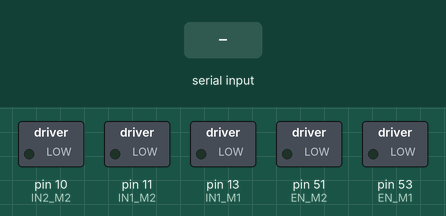
A sketch run on a simulated Arduino Mega 2560, built with avr-gcc and run on an emulated ATmega2560. Parts: switched loads named in the sketch (green lamp = pin HIGH). The inputs (shaded band) are chosen by the test bench.

Above: at 1.2 s.
1.3 s: "1" received over Serial
At 2.1 s:
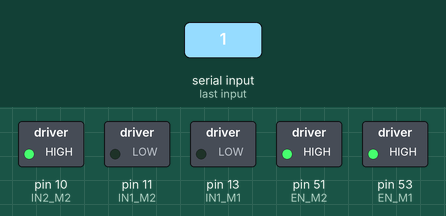
2.8 s: "2" received over Serial
At 3.3 s:
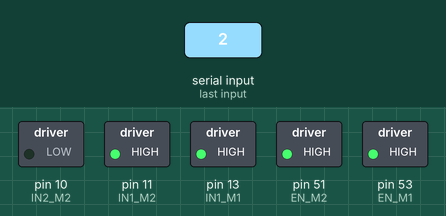
4.3 s: "3" received over Serial
At 5.5 s:
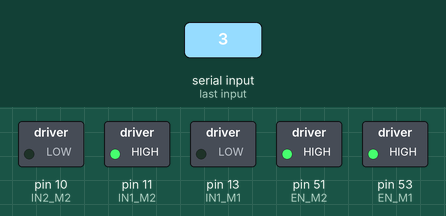
5.8 s: "4" received over Serial
At 6.7 s:
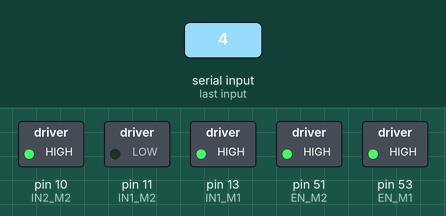
7.3 s: "5" received over Serial
At 7.9 s:
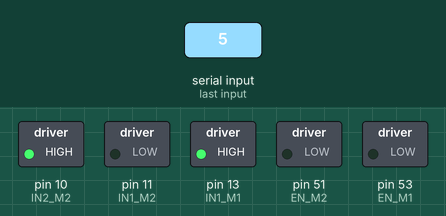
Timing chart, 0 to 9.8 s (numbered marks = the images above; inputs shaded):
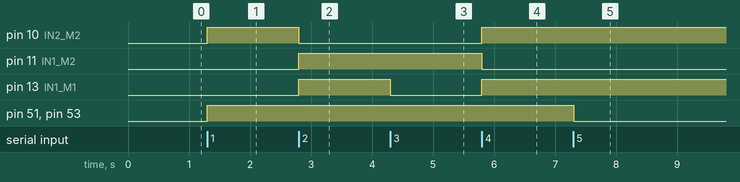

The sketch:

movilArduino.ino
```cpp
// Motor1
int EN_M1 = 53;
int IN1_M1 = 13;
int IN2_M1 = 12;

// Motor2
int EN_M2 = 51;
int IN1_M2 = 11;
int IN2_M2 = 10;

void setup() {
  // Iniciamos comunicación
  Serial.begin(9600);

  // Seteamos input y outputs
  pinMode(EN_M1, OUTPUT);
  pinMode(IN1_M1, OUTPUT);
  pinMode(IN1_M1, OUTPUT);
  pinMode(EN_M2, OUTPUT);
  pinMode(IN1_M2, OUTPUT);
  pinMode(IN2_M2, OUTPUT);
}

void loop() {
  byte value;

  // leemos valor del puerto serie
  value = Serial.read();

  // Analizamos value
  switch(value){
    case 49:
      avanza();
      break;
    case 50:
      retrocede();
      break;
    case 51:
      derecha();
      break;
    case 52:
      izquierda();
      break;
    case 53:
      stop();
      break;


    default:
      break;
  }

}

void avanza() {
  digitalWrite(EN_M1, HIGH);
  digitalWrite(IN1_M1, LOW);
  digitalWrite(IN2_M1, HIGH);

  digitalWrite(EN_M2, HIGH);
  digitalWrite(IN1_M2, LOW);
  digitalWrite(IN2_M2, HIGH);
}

void retrocede() {
  digitalWrite(EN_M1, HIGH);
  digitalWrite(IN1_M1, HIGH);
  digitalWrite(IN2_M1, LOW);

  digitalWrite(EN_M2, HIGH);
  digitalWrite(IN1_M2, HIGH);
  digitalWrite(IN2_M2, LOW);
}

void derecha() {
  digitalWrite(EN_M1, HIGH);
  digitalWrite(IN1_M1, LOW);
  digitalWrite(IN2_M1, HIGH);

  digitalWrite(EN_M2, HIGH);
  digitalWrite(IN1_M2, HIGH);
  digitalWrite(IN2_M2, LOW);
}

void izquierda() {
  digitalWrite(EN_M1, HIGH);
  digitalWrite(IN1_M1, HIGH);
  digitalWrite(IN2_M1, LOW);

  digitalWrite(EN_M2, HIGH);
  digitalWrite(IN1_M2, LOW);
  digitalWrite(IN2_M2, HIGH);
}

void stop() {
  digitalWrite(EN_M1, LOW);
  digitalWrite(EN_M2, LOW);
}
```

Measured:
- after the input at 1.3 s, pin 10 (IN2_M2), pin 51 (EN_M2), pin 53 (EN_M1): LOW → HIGH at once
- after the input at 2.8 s, pin 10 (IN2_M2): HIGH → LOW at once; pin 11 (IN1_M2), pin 13 (IN1_M1): LOW → HIGH at once
- after the input at 4.3 s, pin 13 (IN1_M1): HIGH → LOW at once
- after the input at 5.8 s, pin 10 (IN2_M2), pin 13 (IN1_M1): LOW → HIGH at once; pin 11 (IN1_M2): HIGH → LOW at once
- after the input at 7.3 s, pin 51 (EN_M2), pin 53 (EN_M1): HIGH → LOW at once
